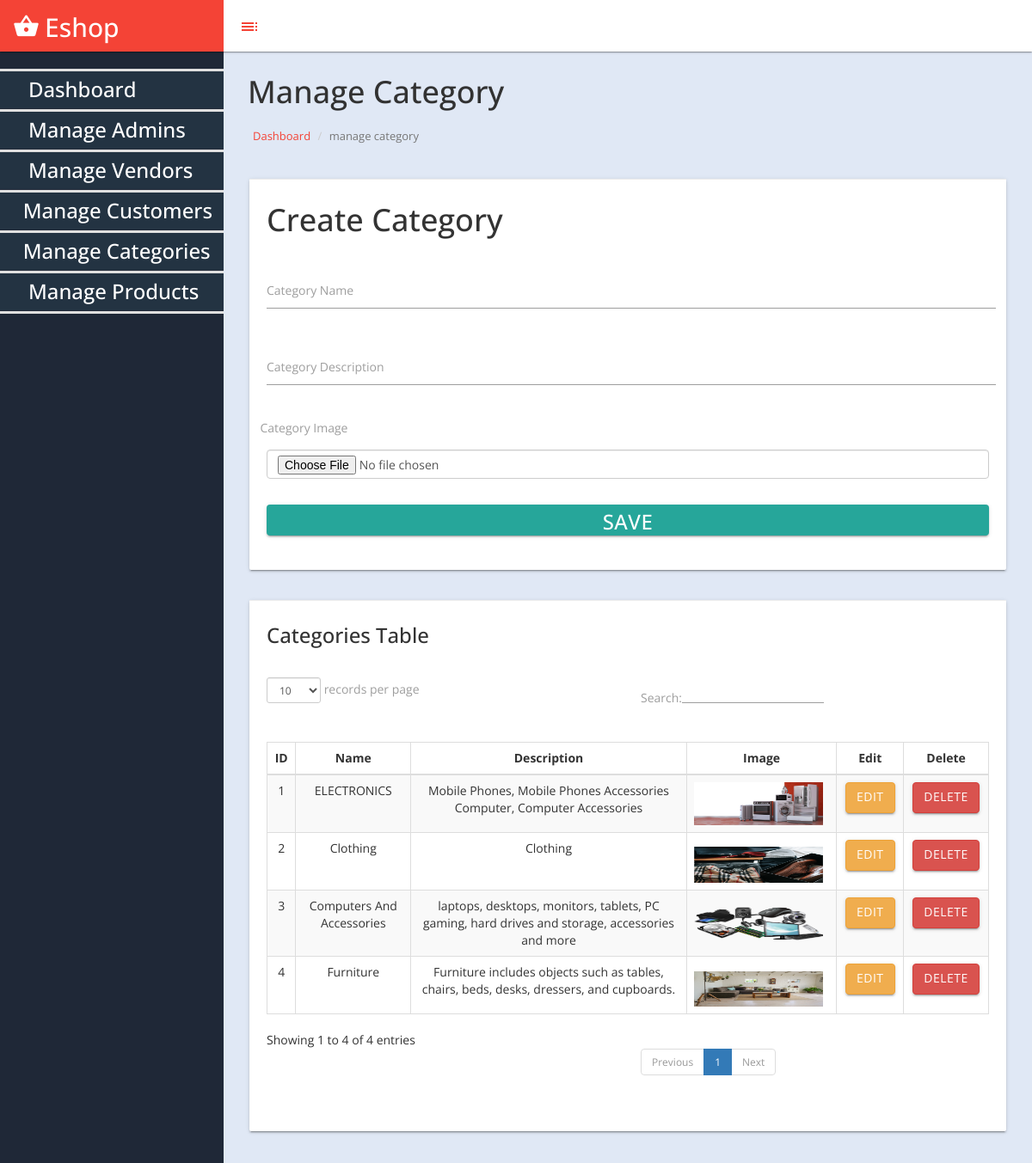
The app's page /eshop/admin/manage_category.php (signed in) with its own data.
### tables this page shows
CREATE TABLE `category` (
  `cat_id` int(3) NOT NULL,
  `cat_name` varchar(50) NOT NULL,
  `cat_desc` text NOT NULL,
  `cat_image` text NOT NULL
);

### eshop/admin/includes/DBconnection.php (called while the page is built, shortened)
<?php
Class dbconnection{
	public $conn;
	public function openConnection(){
		$this->conn = mysqli_connect(DBSERVER,DBUSER,DBPASS,DBNAME);
		return $this->conn ? $this->conn : die("cannot connect to server");
	}
	public function performQuery($query){
		$result = mysqli_query($this->conn,$query);
		return $result ? $result : FALSE;
	}
	public function fetchAll($result){
		$rowSet = array();
		while ($row = mysqli_fetch_assoc($result)) {
			$rowSet[] = $row;
		}
		return count($rowSet) >= 1 ? $rowSet : FALSE;
	}
}

### eshop/admin/includes/categoryClass.php (called while the page is built, shortened)
<?php
require('DBconnection.php');
class Category extends dbconnection{
	public function readAll(){
		$query  = "SELECT * FROM category";
		$result = $this->performQuery($query);
		return $this->fetchAll($result);
	}
}

### eshop/admin/manage_category.php (the view, shortened to what this page needs)
 <?php
   include('includes/categoryClass.php');
   $x = new Category();
 ?>
<?php include("includes/admin_header.php");?>
			<div id="page-wrapper">
				 <div class="header">
                        <h1 class="page-header">
                            Manage Category
                        </h1>
						<ol class="breadcrumb">
					  <li><a href="index.php">Dashboard</a></li>
					  <li class="active">manage category</li>
					</ol>
		</div>
          <div id="page-inner">
          		 <div class="row">
			 <div class="col-lg-12">
			 <div class="card">
                        <div class="card-action">
                           <h1>Create Category</h1>
                        </div>
                        <div class="card-content">
    						<form class="col s12" method="post" action="" enctype="multipart/form-data">
    							<div class="row">
    								<div class="input-field col s12">
    									<input id="cat_name" type="text" class="validate" name="cat_name" required>
    									<label for="catname">Category Name</label>
    								</div>
    							</div>
                                <div class="row">
                                    <div class="input-field col s12">
                                        <input id="catdesc" type="text" class="validate" name="cat_desc" required>
                                        <label for="catdesc">Category Description</label>
                                    </div>
                                </div>
                                  <div class="row"> <label for="catimage">Category Image</label>
                                    <div class="input-field col s12">
                                        <input id="cat_image" type="file" class="validate form-control " name="cat_image">
                                    </div>
                                </div>
    							<div class="row">
    								<div class="input-field col s12">
    									<button id="button" type="submit" class="waves-effect waves-light btn btn-block" name="submit"><span class="h3">
    										Save
    									</span></button>
    								</div>
    							</div>
    </form>
  </div>
    </div>
 </div>
	 </div>
	 				<div class="row">
                <div class="col-md-12 col-lg-12">
                    <div class="card">
                        <div class="card-action">
                            <h3>Categories Table</h3>
                        </div>
                        <div class="card-content">
                            <div class="table-responsive">
                                <table class="table table-striped table-bordered table-hover" id="dataTables-example">
                                    <thead>
                                        <tr>
                                        	<th class='center'>ID</th>
                                        	<th class='center'>Name</th>
                                            <th class='center'>Description</th>
                                            <th class='center'>Image</th>
                                        	<th class='center'>Edit</th>
                                        	<th class='center'>Delete</th>
                                        </tr>
                                    </thead>
                                    <tbody>
                                    	 <?php
                                    	 if($data=$x->readAll()){
                                    	 	foreach ($data as $key => $value) {
                                    	 		echo "<tr class='gradeA'>";
                                    	 		echo "<td class='center'>{$value['cat_id']}</td>";
                                    	 		echo "<td class='center'>{$value['cat_name']}</td>";
                                                echo "<td class='center'>{$value['cat_desc']}</td>";
                                                 echo "<td><img src='assets/img/category/{$value['cat_image']}' width='150' height='50'></td>";
                                    	 		echo "<td class='center'><a href='edit_category.php?id={$value['cat_id']}' class='btn btn-warning'>Edit</a></td>";
                                    	 		echo "<td class='center'><a href='delete_category.php?id={$value['cat_id']}' class='btn btn-danger'>Delete</a></td>";
                                    	 		echo "</tr>";
                                    	 	}
                                    	 }
                        ?>
                                    </tbody>
                                </table>
                            </div>
                        </div>
                    </div>
                </div>
					</div>
                </div>
  <?php include("includes/admin_footer.php");?>

### eshop/admin/assets/css/custom-styles.css (style rules this page uses)
body { font-family: 'Open Sans', sans-serif; background: #1F2837; }
#page-wrapper { padding: 15px 15px; min-height: 600px; background: #ececec; }
#page-inner { width:100%; margin:10px 20px 10px 0px; padding: 15px 30px; min-height:1200px; }
h1, .h1, h2, .h2, h3, .h3 { margin-top: 7px; margin-bottom: -5px; }
label { display: inline-block; max-width: 100%; margin-bottom: 5px; font-weight: 400; }
#page-wrapper { position: relative; top: 55px; -moz-box-shadow: 0 0 10px #757575; }
.breadcrumb { padding: 10px 10px 10px 20px;margin-bottom: 0;list-style: none;border-radius: 0;background: transparent;line-height: 20px;font-size: 13px;margin-left: 14px; }
.page-header { padding-bottom: 0;margin: 0;border-bottom: 1px solid transparent;text-align: left;background-color: transparent;padding: 32px 22px 10px 28px;color: #323232; }
#page-wrapper { background: #e0e8f5; }
@media (min-width:768px) { #page-wrapper { margin: 0 0 0 260px; padding: 0; min-height: 1200px; } }
.header .breadcrumb:before { font-size: 14px; margin-right: 0px; color: #717171; display: none; }
.header .breadcrumb li a { font-size: 13px; font-size: 13px; text-decoration: none; color: #717171; text-decoration: none; color: #f44336; }

### records on screen
category: cat_id "1", cat_name "ELECTRONICS", cat_desc "Mobile Phones, Mobile Phones Accessories Computer, Computer Accessories", cat_image (picture)
category: cat_id "2", cat_name "Clothing", cat_desc "Clothing", cat_image (picture)
category: cat_id "3", cat_name "Computers And Accessories", cat_desc "laptops, desktops, monitors, tablets, PC gaming, hard drives and storage, accessories and more", cat_image (picture)
category: cat_id "4", cat_name "Furniture", cat_desc "Furniture includes objects such as tables, chairs, beds, desks, dressers, and cupboards.", cat_image (picture)
